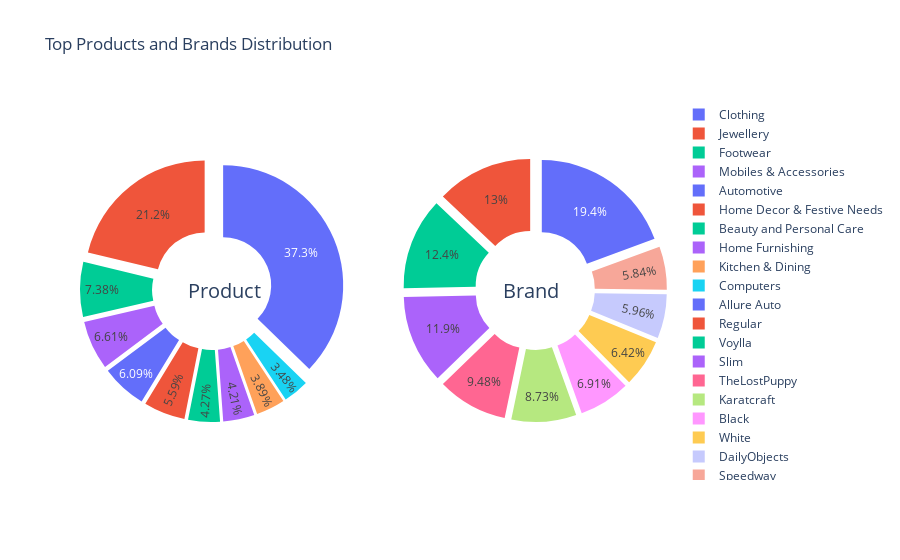

Notebook code for this chart:
### Code cell
import plotly.graph_objects as go
from plotly.subplots import make_subplots

# Assuming you have 'top_products' and 'top_brands' DataFrames

# Create subplots
fig_both = make_subplots(rows=1, cols=2, specs=[[{'type':'domain'}, {'type':'domain'}]])

# Define colors for the pie charts
colors = ['#636EFA', '#EF553B', '#00CC96', '#AB63FA']

# Top Products Pie Chart
fig_both.add_trace(
    go.Pie(
        labels=top_products['Top_Products'],
        values=top_products['Total_Count'],
        name="Top Products",
        pull=[0.1] * len(top_products),  # Adjust pull for better visualization
        marker=dict(colors=colors),
    ),
    1, 1
)

# Top Brands Pie Chart
fig_both.add_trace(
    go.Pie(
        labels=top_brands['Top_Brands'],
        values=top_brands['Total_Count'],
        name="Top Brands",
        pull=[0.1] * len(top_brands),  # Adjust pull for better visualization
        marker=dict(colors=colors),
    ),
    1, 2
)

# Use hole to create a donut-like pie chart
fig_both.update_traces(hole=0.4, hoverinfo="label+percent+name")

# Update layout for a dark template
fig_both.update_layout(
    title_text="Top Products and Brands Distribution",
    # Add annotations in the center of the donut pies
    annotations=[
        dict(text='Product', x=0.18, y=0.5, font_size=20, showarrow=False),
        dict(text='Brand', x=0.82, y=0.5, font_size=20, showarrow=False),
    ],
    # # Set dark template
    # template="plotly_dark",
)

# Show the plot
fig_both.show()

### Figure 1 — Plotly figure (JSON) as saved in the notebook; plotly's stock layout.template omitted (floating-point values rounded to 4 significant figures)
{"data": [{"domain": {"x": [0, 0.45], "y": [0, 1]}, "hole": 0.4, "hoverinfo": "label+percent+name", "labels": ["Clothing", "Jewellery", "Footwear", "Mobiles & Accessories", "Automotive", "Home Decor & Festive Needs", "Beauty and Personal Care", "Home Furnishing", "Kitchen & Dining", "Computers"], "marker": {"colors": ["#636EFA", "#EF553B", "#00CC96", "#AB63FA"]}, "name": "Top Products", "pull": [0.1, 0.1, 0.1, 0.1, 0.1, 0.1, 0.1, 0.1, 0.1, 0.1], "type": "pie", "values": [6198, 3531, 1227, 1099, 1012, 929, 710, 700, 647, 578]}, {"domain": {"x": [0.55, 1], "y": [0, 1]}, "hole": 0.4, "hoverinfo": "label+percent+name", "labels": ["Allure Auto", "Regular", "Voylla", "Slim", "TheLostPuppy", "Karatcraft", "Black", "White", "DailyObjects", "Speedwav"], "marker": {"colors": ["#636EFA", "#EF553B", "#00CC96", "#AB63FA"]}, "name": "Top Brands", "pull": [0.1, 0.1, 0.1, 0.1, 0.1, 0.1, 0.1, 0.1, 0.1, 0.1], "type": "pie", "values": [469, 313, 299, 288, 229, 211, 167, 155, 144, 141]}], "layout": {"annotations": [{"font": {"size": 20}, "showarrow": false, "text": "Product", "x": 0.18, "y": 0.5}, {"font": {"size": 20}, "showarrow": false, "text": "Brand", "x": 0.82, "y": 0.5}], "autosize": true, "title": {"text": "Top Products and Brands Distribution"}}}
